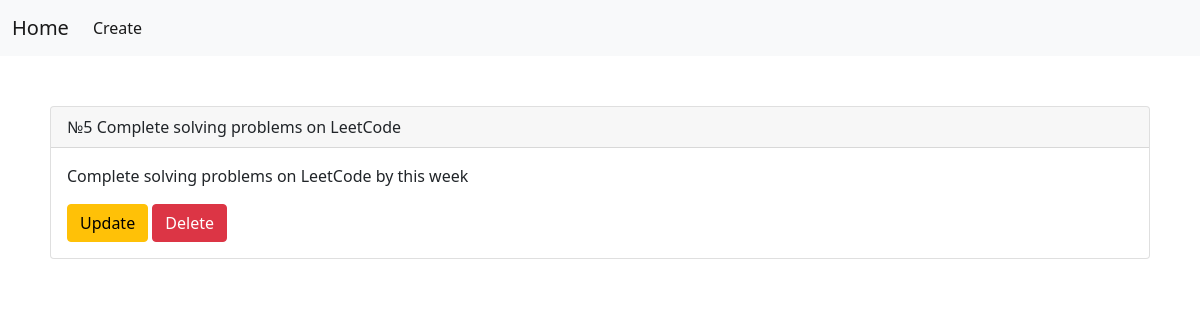
The app's page /task_detail/5/ with its own data.
### main/models.py (models this page shows, shortened)
class Task(models.Model):
    title = models.CharField(max_length=50)
    is_complete = models.BooleanField("Complete", default=False)
    description = models.TextField(null=True, blank=True)

### main/views.py (the view)
# urls.py: path('task_detail/<int:task_id>/', task_detail, name='task_detail'),
def task_detail(request, task_id):
    task = Task.objects.get(id=task_id)
    context = {
        'task': task
    }
    return render(request, "task_detail.html", context)

### main/templates/task_detail.html (shortened to what this page needs)
{% extends 'base.html' %}
{% block content %}
    <div class="card" style="margin: 50px;">
      <div class="card-header">
        №{{ task.id }} {{ task.title }}
      </div>
      <div class="card-body">
        <p class="card-text">{{ task.description }}</p>
        <a href="{% url 'task_update' task_id=task.id %}"><button class="btn btn-warning">Update</button></a>
        <a href="{% url 'task_delete' task_id=task.id %}"><button class="btn btn-danger">Delete</button></a>
      </div>
    </div>
{% endblock %}

### records on screen
Task: id "5", title "Complete solving problems on LeetCode", description "Complete solving problems on LeetCode by this week"
